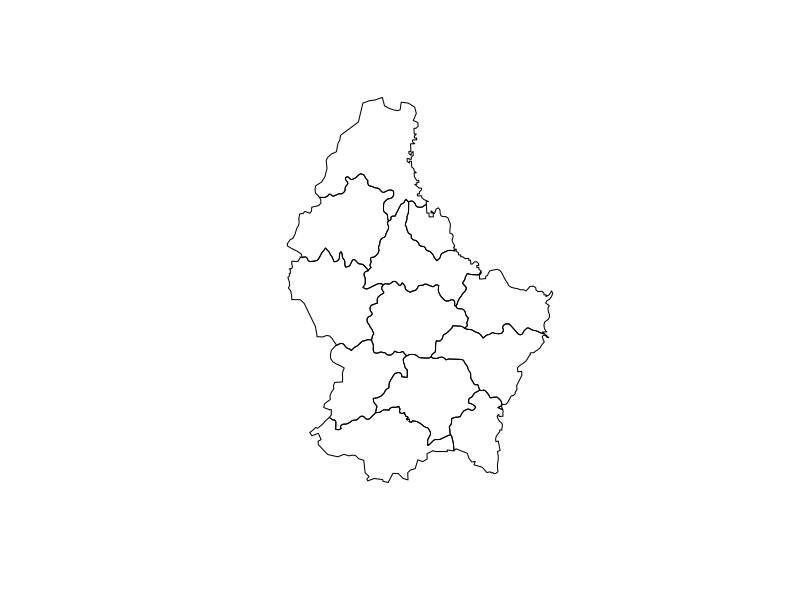
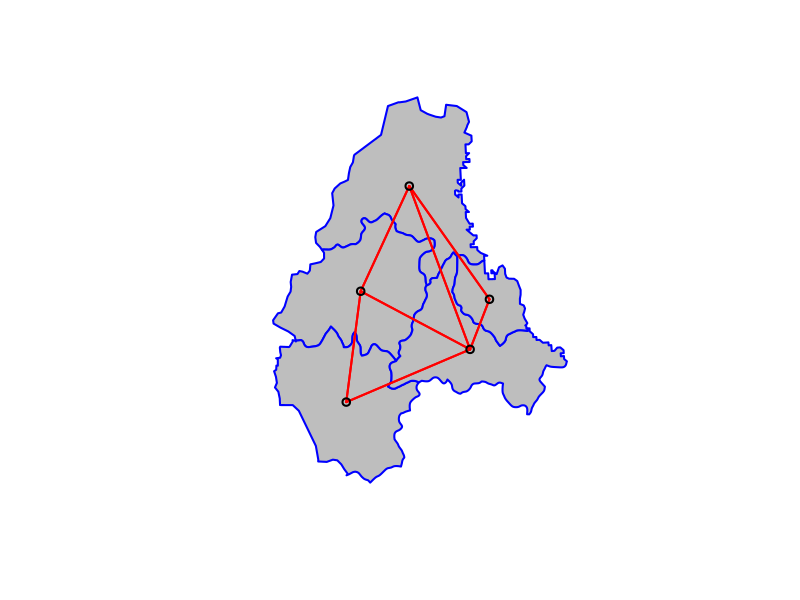
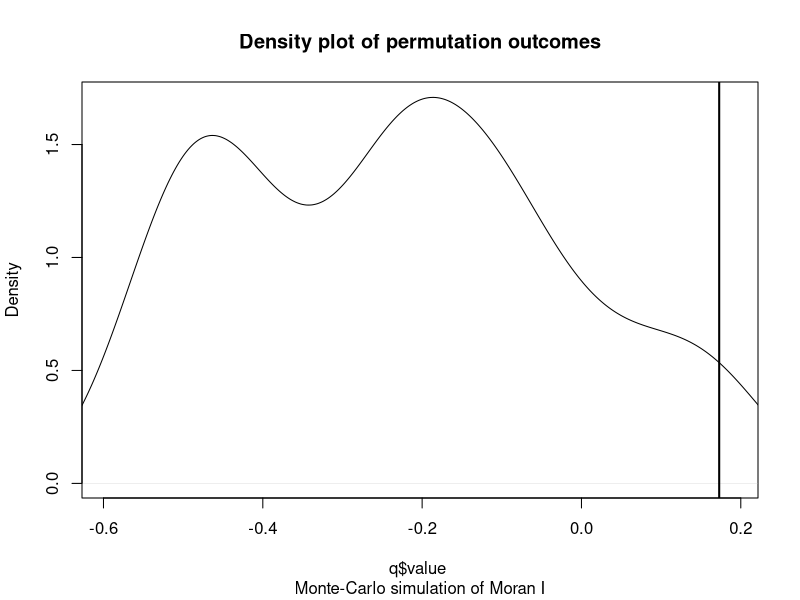
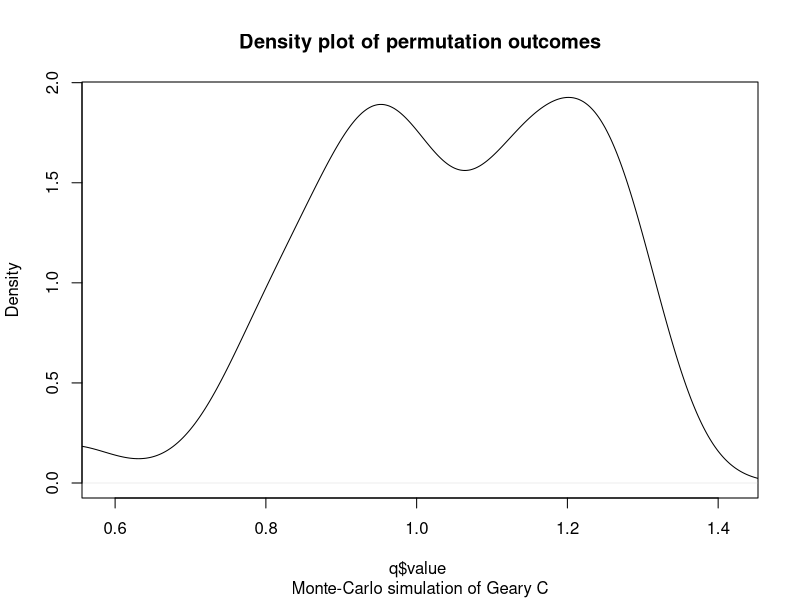

Write the R code that produced these figures, in order.
## ---- chunk 1
##Example 1
xq <- list(a=1:10, b=rnorm(10, 20, 5), 
              c=sample(c(TRUE, FALSE, NA), 10, replace=TRUE))

lapply(xq, mean, na.rm=TRUE)

##Example 2
#lapply(1:10, function(i) runif(20, min=0, max=i))


##Example 3
y <- data.frame(replicate(8, sample(1:100, 10)))
#y is just some data being created

lapply(1:nrow(y), function(i) { #this is a for loop converted into an lapply. i want to do this for each row in y. i is going to take on the values from 1 to the number of rows in i. function(i) says: a function is coming next, and i is going to be the input of the function
#row <- unlist(y[i,]) #each row will be converted to a vector using unlist
#rowmean <- mean(row) #mean of each row
#(row-rowmean)^2/length(row) #finding mean square error for each row in df
})

## ---- chunk 2
vapply(1:4, function(i) (1:4)^i, c(id=0, squared=0, cubed=0, fourth=0))
#raising 1-4 to the power of i, each needs to be returned as a numeric vector c(id=0) is what tells it this
## ---- chunk 3
##Example 1: weighted means

xs <- replicate(5, runif(10), simplify = FALSE) #values
ws <- replicate(5, rpois(10, 5) + 1, simplify = FALSE) #weights

Map(weighted.mean, xs, ws)

##Example 2: Matrix multiplication

a <- matrix(1:25, nrow=5)
b <- matrix(26:50, nrow=5)

index <- expand.grid(1:ncol(b), 1:nrow(a))

m <- mapply(function(i,j) { #function i,j has two inputs, two arguments
		sum(a[i,] * b[,j])
	}, index[,1], index[,2])

## ---- chunk 4
library(raster)
p <- shapefile(system.file("external/lux.shp", package="raster"))
#install.packages("spdep")
library(spdep)
## ---- chunk 5
#rook's case neighbors
#poly2nb builds a neighbors list from polygons with contiguous boundaries. First argument is the polygons, second are the row names that are the region id, for queen, if true than a single shared point meets the conditions (queen's case). If false, then more than one point required (although this doesn't make a line.)
p
plot(p)
pdf <- as.data.frame(p) #plotted by district(?), not county
wr <- poly2nb(p, row.names=p$ID_2, queen=FALSE)
wr

#nb2mat generates a weights matric for a neighbors list. 1st argument is the neighbors list (from poly2nb), style refers to the coding scheme: B means basic binary, W is row standardized, C is global standardized. zero.policy=TRUE means weights list includes zero-length weights
wm <- nb2mat(wr, style='B', zero.policy = TRUE)
dim(wm)
wm

wm1 <- nb2mat(wr, style='W', zero.policy = TRUE)
wm1
wm2 <- nb2mat(wr, style='C', zero.policy = TRUE)
wm2
wm3 <- nb2mat(wr, style='S', zero.policy = TRUE)
wm3
## ---- chunk 6
q <- p[p$NAME_1=="Diekirch", ] #only taking the rows with "Dierkirch" in the Name_1 column
q$value <- c(10, 6, 4, 11, 6) #added a list of values to those elements
data.frame(q)
q #df of just Diekirch info
class(q) #spatial polygons df, sp
w <- poly2nb(q, row.names=q$ID) #making neighbors list from polygons list, can use spatial polygons df as "list" here
class(w) #nb
w
summary(w)
str(w)
head(w)
plot(q, col='gray', border='blue', lwd=2)
xy <- coordinates(q)
plot(w, xy, col='red', lwd=2, add=TRUE)
wwm <- nb2mat(w, style='B')
wwm
## ---- chunk 7
n <- length(q) #number of observations
n

y <- q$value #get the values added to the polygons
ybar <- mean(y) 

#(yi-ybar)(yj-ybar)
dy <- y - ybar #this is the variance of y as compared to the mean
dy
g <- expand.grid(dy, dy) #makes a df with 1 row for each combination of the supplied vectors, giving variance for each polygon
g
yiyj <- g[,1] * g[,2]

#or make a list of dy 2 times, then multiply
yi <- rep(dy, each=n) #repeats each value 5 times (b/c that's how many there were in dy)
yi
yj <- rep(dy)
yj #just dy
#yiyj <- yi * yj

pm <- matrix(yiyj, ncol=n) #matrix of paired values
pmw <- pm * wwm #sets values to zero for non-adjacent pairs
pmw
#sum all of it, gives top half of the second fraction
spmw <- sum(pmw)
spmw

#divide by sum of only the weights
smw <- sum(wwm)
sw  <- spmw / smw #this is the entire second fraction in moran's i

#now inverse variance of y, the first fraction
vr <- n / sum(dy^2)
MI <- vr * sw
MI #the value you get in the absence of spatial correlation, if the data is random. as n get's big, MI approaches 0

## ---- chunk 8
#moran's function
#w is the neighbors list based on the "values" column that was added to a subset of the data
ww <-  nb2listw(w, style='B')#gives weights to a list of neighbors
ww
#moran's function: 1st argument is the value vector, 2nd argument is the neighbors with weights list, 3rd argument is the number of objects (here it's 5), 4th argument, s0 is the sum of the weights. Interesting that you need to tell it the number of the sum, since those are already in ww.
length(ww$neighbours)

moran(q$value, ww, n=length(ww$neighbours), S0=Szero(ww))

#significance test
moran.test(q$value, ww, randomisation=FALSE)

#better to use monte carlo for significance!
moran.mc(q$value, ww, nsim=99)
plot(moran.mc(q$value, ww, nsim=99))
#changed it to q so it wouldn't get confused with p used in earlier 
## ---- chunk 9
geary(q$value, ww, n=length(ww$neighbours), n1= length(ww$neighbours)-1, S0=Szero(ww))
#geary's c= 0.5357143, k = 1.432464
# 0<c<=1 means positively autocorrelated

geary.test(q$value, ww, randomisation = TRUE, alternative = "greater")
#gives p value, sd, and variance, in addition to the c. similar info to moran.test
#Geary C statistic standard deviate =
#2.42, p-value = 0.007761
#alternative hypothesis: Expectation greater than statistic
#sample estimates:
#Geary C statistic       Expectation 
 #      0.53571429        1.00000000 
  #       Variance 
   #    0.03680884

geary.test(q$value, ww, randomisation = TRUE, alternative = "less")
#p-value = 0.9922
#greater or less return the same info except for the p value. 

#two ways of doing simulations to test significance of geary's c:
#bootstrap simulation of geary's c
geary.mc(q$value, ww, nsim=99, alternative = "greater", return_boot = TRUE)

#monte carlo simulation of geary's c
geary.mc(q$value, ww, nsim=99, alternative = "greater", return_boot = FALSE)
plot(geary.mc(q$value, ww, nsim=99, alternative = "greater", return_boot = FALSE))
